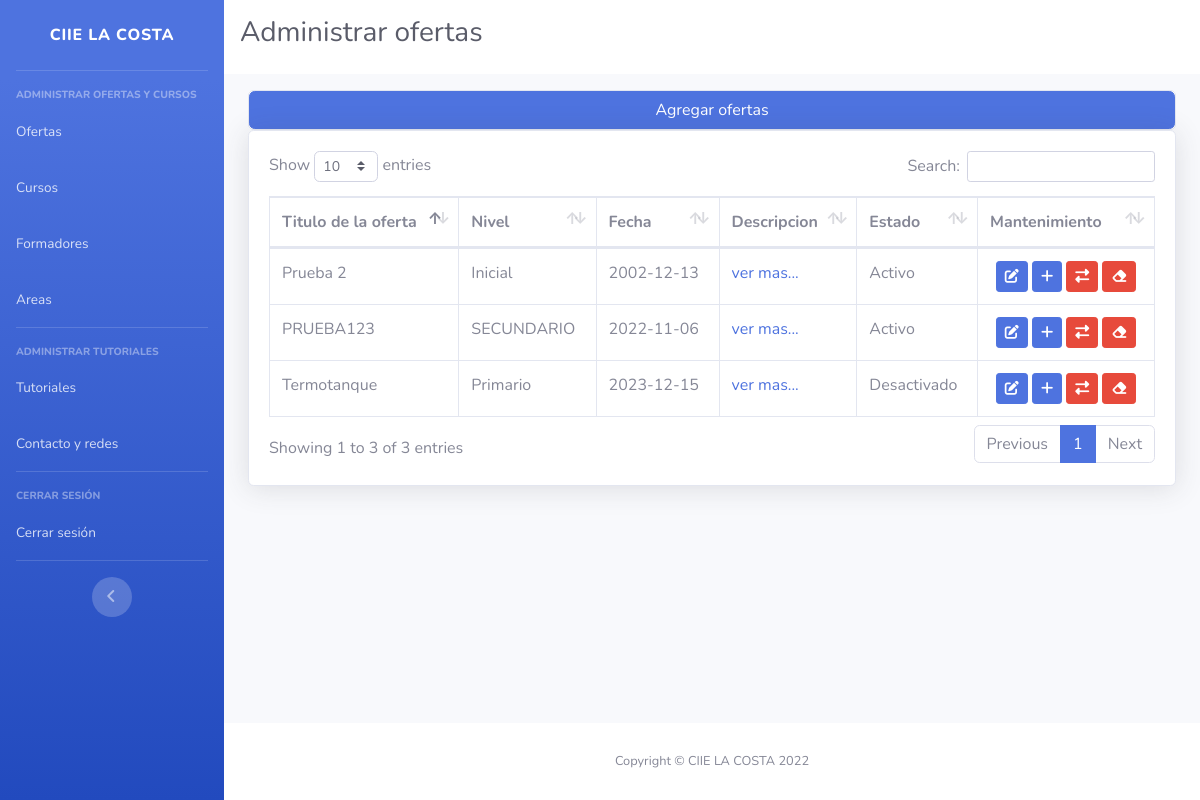
The page /admin/administrarOfertas.php (signed in) on the database its author committed.
### tables this page shows
CREATE TABLE `ofertas` (
  `id_o` int(11) NOT NULL,
  `fecha` date NOT NULL,
  `titulo` varchar(100) NOT NULL,
  `nivel` varchar(30) NOT NULL,
  `estado` tinyint(1) NOT NULL,
  `eliminado` int(1) NOT NULL,
  `descripcion` text NOT NULL
);

### admin/administrarOfertas.php (the view, shortened to what this page needs)
<?php
    include('../connection.php');
?>
<!DOCTYPE html>
<html lang="es">
<head>
    <link href="vendor/fontawesome-free/css/all.min.css" rel="stylesheet" type="text/css">
    <link rel="stylesheet" href="https://cdnjs.cloudflare.com/ajax/libs/font-awesome/6.2.0/css/all.min.css" />
    <link href="css/sb-admin-2.min.css" rel="stylesheet">
    <link href="vendor/datatables/dataTables.bootstrap4.min.css" rel="stylesheet">
</head>
<body id="page-top">
    <div id="wrapper">
        <?php include("modulos/sidebar.php") ?>
        <div id="content-wrapper" class="d-flex flex-column">
            <div id="content">
                <div class="row m-0 mb-3" style="background-color:#fff">
                    <h1 class="pl-3 pt-3 h3 mb-4 text-gray-800">Administrar ofertas</h1>
                </div>
                <div class="container-fluid">
                    <div class="accordion" id="accordionExample">
                        <div class="card">
                            <div class="card-header p-0" id="headingOne">
                                <h2 class="mb-0">
                                    <button class="btn btn-primary btn-block text-center" data-toggle="collapse" data-target="#collapseOne" aria-expanded="true" aria-controls="collapseOne">
                                        Agregar ofertas
                                    </button>
                                </h2>
                            </div>
                        </div>
                    </div>
                    <div class="card shadow mb-4">
                        <div class="card-body">
                            <div class="table-responsive">
                                <table class="table table-bordered" id="dataTable" width="100%" cellspacing="0">
                                    <thead>
                                        <tr>
                                            <th>Titulo de la oferta</th>
                                            <th>Nivel</th>
                                            <th>Fecha</th>
                                            <th>Descripcion</th>
                                            <th>Estado</th>
                                            <th>Mantenimiento</th>
                                        </tr>
                                    </thead>
                                    <tbody>
                                        <?php
                                            $sql = "SELECT * FROM `ofertas` WHERE `eliminado` = 0";
                                            $sqlEX = mysqli_query($connection, $sql);
                                            if($sqlEX){
                                                foreach($sqlEX as $row){
                                                    $fecha = $row['fecha'];
                                                    $id = $row['id_o'];
                                                    $descripcion = $row['descripcion'];
                                                    $estado = $row['estado'];
                                                    if($estado == 0){
                                                        $estadoE = "Activo";
                                                    } else {
                                                        $estadoE = "Desactivado";
                                                    }
                                                    echo "<tr>";
                                                    echo '<td>' .$row['titulo'] . '</td>';
                                                    echo '<td>' .$row['nivel'] . '</td>';
                                                    echo '<td>' .$fecha.'</td>';
                                                    echo '<td><a href="#" onclick="Swal.fire({text:`'.$descripcion.'`});">ver mas...</a></td>';
                                                    echo '<td>'.$estadoE.'</td>';
                                                    echo '<td width="20%" class="text-center">' .
                                                    '<button class="btn btn-sm btn-primary" title="Editar datos" data-toggle="modal" id="editarBtn" data-id="'.$id.'" data-bs-target="#exampleModal"><i class="fa-solid fa-pen-to-square"></i></button>
                                                    <button onclick="obtenerDatos($(this).data(`id`))" class="btn btn-sm btn-primary" id="administrarCursos" title="Administrar cursos" data-toggle="modal" data-id="'.$id.'" data-target="#modalRelOfcu" id="agregado-id"><i class="fa-solid fa-plus"></i></button>
                                                    <button class="btn btn-sm btn-danger" id="estado-adit" title="Editar estado" data-estado="'.$estado.'" data-id="'.$id.'"><i class="fa-solid fa-right-left"></i></button>
                                                    <button class="btn btn-sm btn-danger" title="Eliminar" data-id="'.$id.'" id="elim_of"><a style="color:white; text-decoration:none;"><i class="fa-solid fa-eraser"></i></a></button>' . '</td>';
                                                    echo "</tr>";
                                                }
                                            }
                                            ?>
                                    </tbody>
                                </table>
                            </div>
                        </div>
                    </div>
                </div>
            </div>
            <?php include('modulos/footer.php'); ?>
        </div>
    </div>
</body>
</html>

### rows shown on the page
ofertas: titulo "Termotanque", nivel "Primario", fecha "2023-12-15", estado "Desactivado"
ofertas: titulo "Prueba 2", nivel "Inicial", fecha "2002-12-13", estado "Activo"
ofertas: titulo "PRUEBA123", nivel "SECUNDARIO", fecha "2022-11-06", estado "Activo"
